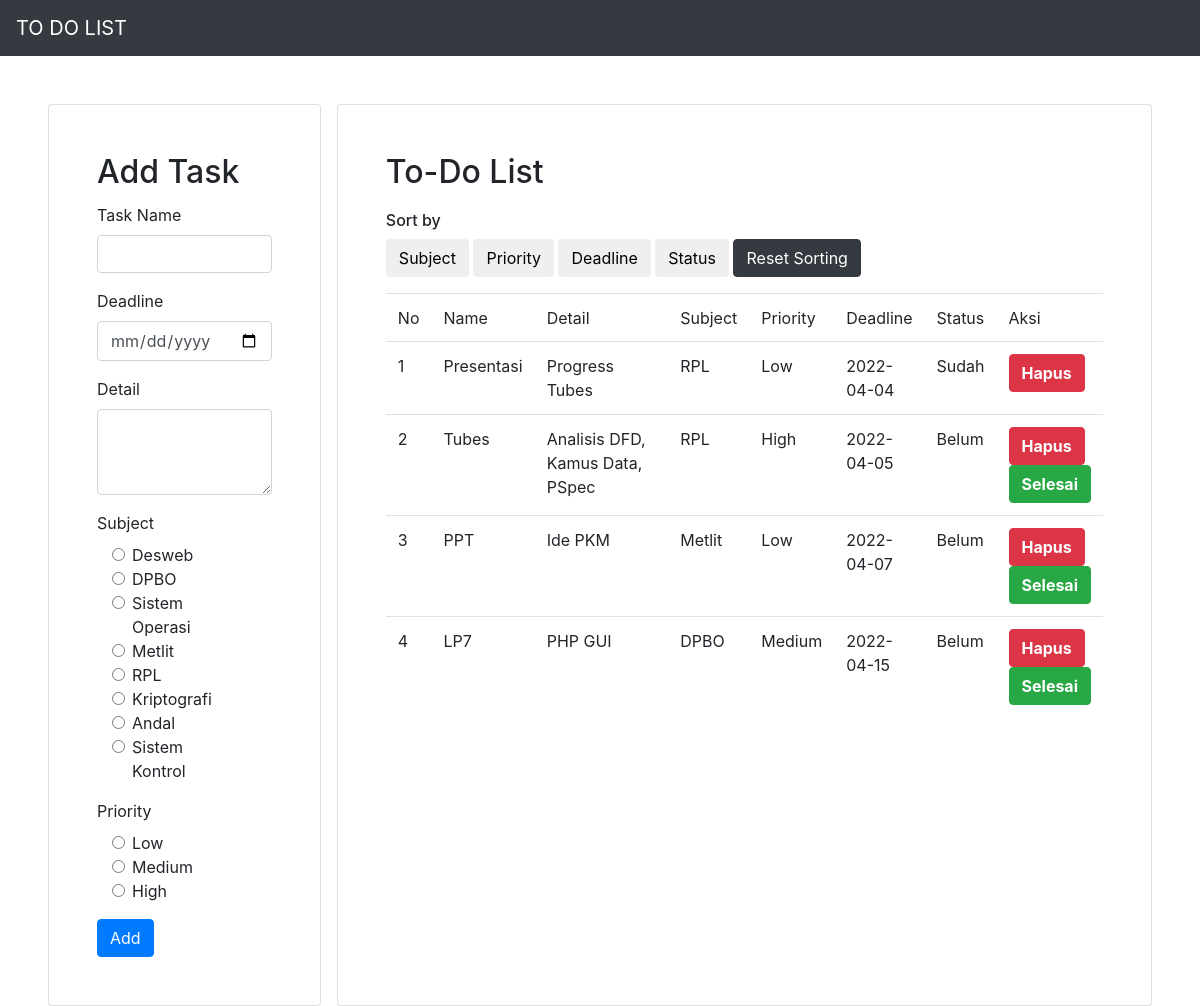
The app's page /index.php?id_sorting=deadline_td with its own data.
### tables this page shows
CREATE TABLE `tb_to_do` (
  `id` int(10) NOT NULL,
  `name_td` varchar(255) NOT NULL,
  `details_td` text NOT NULL,
  `subject_td` varchar(255) NOT NULL,
  `priority_td` varchar(255) NOT NULL,
  `deadline_td` date NOT NULL,
  `status_td` varchar(255) NOT NULL
);

### conf.php (called while the page is built)
<?php
$db_host = "localhost";
$db_user = "root";
$db_password = "";
$db_name = "db_task";
?>

### DB.php (called while the page is built, shortened)
<?php
class DB{
	var $db_host = '';
	var $db_user = '';
	var $db_password = '';
	var $db_name = '';
	var $db_link = '';
	var $result = 0;
	function DB($db_host='', $db_user='', $db_password='', $db_name=''){
		$this->db_host = $db_host;
		$this->db_user = $db_user;
		$this->db_password = $db_password;
		$this->db_name = $db_name;
	}
	function open(){
		$this->db_link = mysqli_connect($this->db_host, $this->db_user, $this->db_password, $this->db_name);
	}
	function execute($query=""){
		$this->result = mysqli_query($this->db_link, $query);
		return $this->result;
	}
	function getResult(){
		return mysqli_fetch_array($this->result);
	}
}
?>

### Task.php (called while the page is built, shortened)
<?php
class Task extends DB{
	function sortingTask($type){
		$query = "SELECT * FROM tb_to_do ORDER BY $type ASC";
		return $this->execute($query);
	}
}
?>

### index.php (the view, shortened to what this page needs)
<?php
include("conf.php");
include("DB.php");
include("Task.php");
$otask = new Task($db_host, $db_user, $db_password, $db_name);
$otask->open();
$otask->getTask();
if(isset($_GET['id_sorting'])){
	$otask->sortingTask($_GET['id_sorting']);
}
$data = null;
$no = 1;
while (list($id, $tname, $tdetails, $tsubject, $tpriority, $tdeadline, $tstatus) = $otask->getResult()) {
	if($tstatus == "Sudah"){
		$data .= "<tr>
		<td>" . $no . "</td>
		<td>" . $tname . "</td>
		<td>" . $tdetails . "</td>
		<td>" . $tsubject . "</td>
		<td>" . $tpriority . "</td>
		<td>" . $tdeadline . "</td>
		<td>" . $tstatus . "</td>
		<td>
		<button class='btn btn-danger'><a href='index.php?id_delete=" . $id . "' style='color: white; font-weight: bold;'>Hapus</a></button>
		</td>
		</tr>";
		$no++;
	}
	else{
		$data .= "<tr>
		<td>" . $no . "</td>
		<td>" . $tname . "</td>
		<td>" . $tdetails . "</td>
		<td>" . $tsubject . "</td>
		<td>" . $tpriority . "</td>
		<td>" . $tdeadline . "</td>
		<td>" . $tstatus . "</td>
		<td>
		<button class='btn btn-danger'><a href='index.php?id_delete=" . $id . "' style='color: white; font-weight: bold;'>Hapus</a></button>
		<button class='btn btn-success' ><a href='index.php?id_status=" . $id .  "' style='color: white; font-weight: bold;'>Selesai</a></button>
		</td>
		</tr>";
		$no++;
	}
}

### records on screen
tb_to_do: name_td "Presentasi", details_td "Progress Tubes", subject_td "RPL", priority_td "Low", deadline_td "2022-04-04", status_td "Sudah"
tb_to_do: name_td "Tubes", details_td "Analisis DFD, Kamus Data, PSpec", subject_td "RPL", priority_td "High", deadline_td "2022-04-05", status_td "Belum"
tb_to_do: name_td "PPT", details_td "Ide PKM", subject_td "Metlit", priority_td "Low", deadline_td "2022-04-07", status_td "Belum"
tb_to_do: name_td "LP7", details_td "PHP GUI", subject_td "DPBO", priority_td "Medium", deadline_td "2022-04-15", status_td "Belum"
